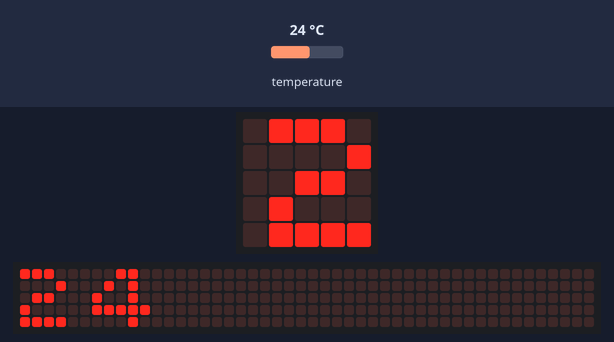
A program run on a simulated BBC micro:bit (MakeCode). Shown: the board's 5×5 LED display, a strip that is not on the board, showing the scrolling text unrolled. The inputs (shaded band) are chosen by the test bench; at power-on: temperature 24 °C. The 48×5 strip is a reading aid, not a part: it shows the text the display is scrolling, unrolled, one strip-width of it at a time.

Above: at 1.67 s.
1.7 s: temperature set to 12 °C
At 4.37 s:
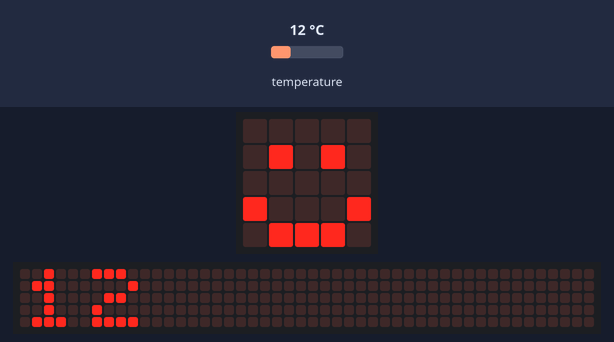
5.6 s: temperature set to 19 °C
At 8.69 s:
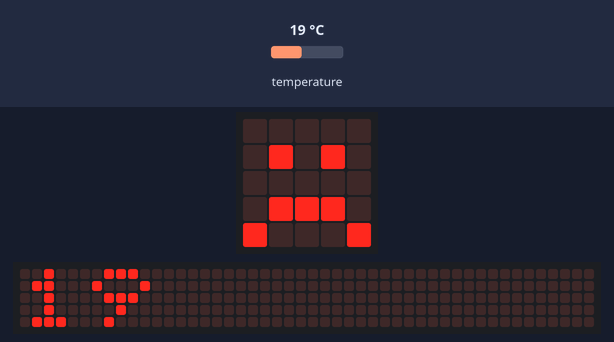
9.5 s: temperature set to 26.4 °C
At 13.02 s:
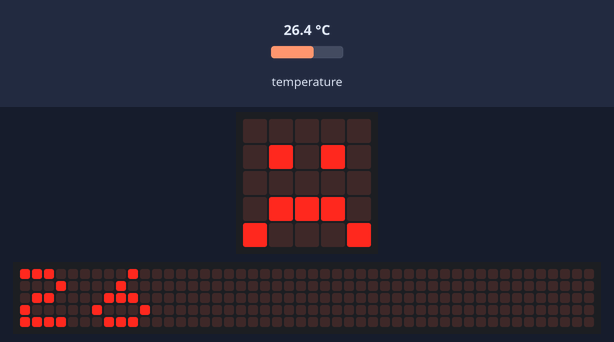

The program:

main.ts
```typescript
basic.forever(function () {
    basic.pause(1000)
    if (input.temperature() >= 21 && input.temperature() < 27) {
        basic.showNumber(input.temperature())
        basic.showIcon(IconNames.Happy)
    }
    if (input.temperature() < 21) {
        basic.showNumber(input.temperature())
        basic.showIcon(IconNames.Sad)
    }
    if (input.temperature() > 27) {
        basic.showNumber(input.temperature())
        basic.showIcon(IconNames.Surprised)
        pins.servoWritePin(AnalogPin.P1, 3000)
        basic.pause(5000)
        control.reset()
    }
})
```

test.ts
```typescript
// aquí va el archivo "tests"; esto no se compilará cuando este paquete se utilice como una extensión.
```
